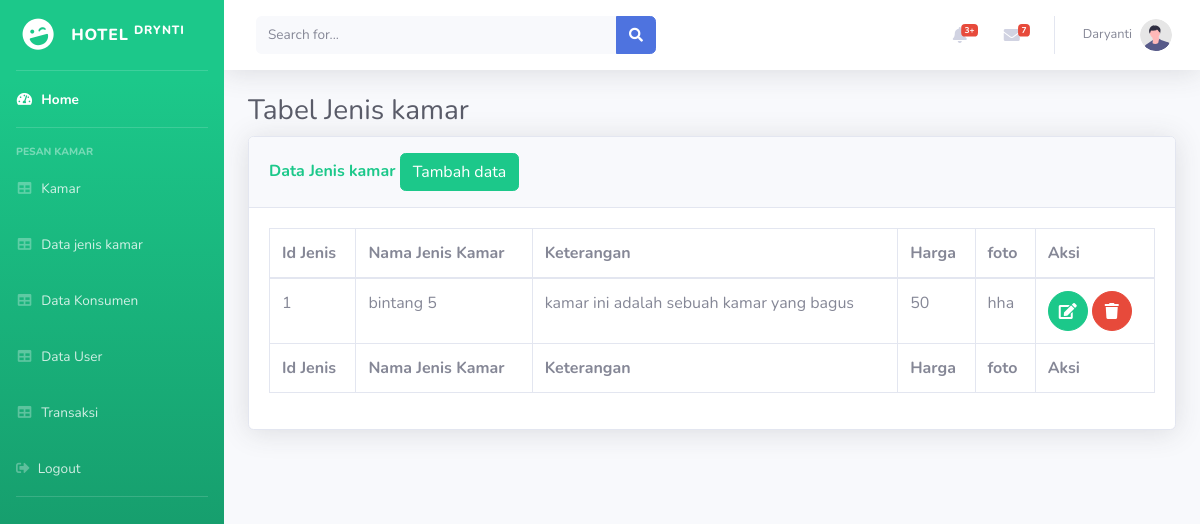
Screenshot of /index.php/data_jenis_kamar with the database file from the repository.
### tables this page shows
CREATE TABLE `tbl_jenis_kamar` (
  `id_jenis` int(11) NOT NULL,
  `nama_jenis_kamar` varchar(100) NOT NULL,
  `keterangan` text NOT NULL,
  `harga` int(11) NOT NULL,
  `foto` varchar(100) NOT NULL
);

### application/controllers/Data_jenis_kamar.php (called while the page is built, shortened)
<?php
class Data_jenis_kamar extends CI_Controller
{
    function index()
    {
     $data['tbl_jenis_kamar']= $this->M_jenis_kamar->SemuaData();
        $this->load->view('partial_admin/header');
        $this->load->view('partial_admin/sidebar');
        $this->load->view('partial_admin/topbar');
        $this->load->view('partial_admin//js');
        $this->load->view('content_admin/data_jenis_kamar',$data);
        $this->load->view('partial_admin/footer');
    }
}

### index.php (called while the page is built, shortened)
<?php
require_once BASEPATH.'core/CodeIgniter.php';

### application/models/M_jenis_kamar.php (called while the page is built, shortened)
<?php
class M_jenis_kamar extends  CI_Model{
    function SemuaData(){
        return $this->db->get('tbl_jenis_kamar')->result_array();
    }
}

### application/views/content_admin/Data_Jenis_kamar.php (the view, shortened to what this page needs)
<div class="container-fluid">
    <h1 class="h3 mb-2 text-gray-800">
        Tabel Jenis kamar
    </h1>
    <div class="card shadow mb-4">
        <div class="card-header py-3">
            <h6 class="m-0 font-weight-bold text-success">Data Jenis kamar
                <a href="<?= base_url('index.php/data_jenis_kamar/tambah_data'); ?>">
                    <button class="btn btn-success">Tambah data</button>
                </a>
        </div>
        <div class="card-body">
        <div class="table-responsive">
            <table class="table table-bordered" id="datatable" width="100%" cellspacing="0">
                <thead>
                    <tr>
                        <th>Id Jenis</th>
                        <th>Nama Jenis Kamar</th>
                        <th>Keterangan</th>
                        <th>Harga</th>
                        <th>foto</th>
                        <th>Aksi</th>
                    </tr>
                </thead>
                <tfoot>
                    <tr>
                        <th>Id Jenis</th>
                        <th>Nama Jenis Kamar</th>
                        <th>Keterangan</th>
                        <th>Harga</th>
                        <th>foto</th>
                        <th>Aksi</th>
                    </tr>
                 </tfoot>
                 <tbody>
                         <?php
                         $no = 1;
                         foreach ($tbl_jenis_kamar as $tjk) :
                            ?>
                            <tr>
                                <td><?php echo $no++; ?></td>
                                <td><?php echo $tjk["nama_jenis_kamar"] ?></td>
                                <td><?php echo $tjk["keterangan"] ?></td>
                                <td><?php echo $tjk["harga"] ?></td>
                                <td><?php echo $tjk["foto"] ?></td>
                                <td>
                                    <a href="<?= base_url('index.php/data_jenis_kamar/update_data/') ?><?php echo $tjk['id_jenis'] ?>"class="btn btn-success btn-circle">
                                            <i class="fas fa-edit"></i>
                                    </a>
                                    <a href="<?= base_url('index.php/data_jenis_kamar/hapus_data/') ?><?php echo $tjk['id_jenis'] ?>"class="btn btn-danger btn-circle">
                                            <i class="fas fa-trash"></i>
                                        </a>
                                    </td>
                                </tr>
                            <?php endforeach; ?>
                         </tbody>
                     </table>
                 </div>
            </div>
         </div>

### rows the page displays
tbl_jenis_kamar: nama_jenis_kamar "bintang 5", keterangan "kamar ini adalah sebuah kamar yang bagus", harga "50", foto "hha"
